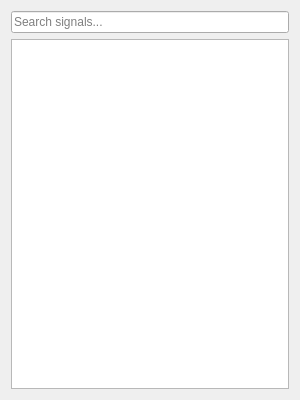
<?xml version="1.0" encoding="UTF-8"?>
<ui version="4.0">
 <class>DbcSignalSelectorTree</class>
 <widget class="QWidget" name="DbcSignalSelectorTree">
  <property name="geometry">
   <rect>
    <x>0</x>
    <y>0</y>
    <width>300</width>
    <height>400</height>
   </rect>
  </property>
  <property name="windowTitle">
   <string>DBC Signal Selector</string>
  </property>
  <layout class="QVBoxLayout" name="verticalLayout">
   <item>
    <widget class="QLineEdit" name="searchLineEdit">
     <property name="placeholderText">
      <string>Search signals...</string>
     </property>
    </widget>
   </item>
   <item>
    <widget class="QTreeView" name="treeView">
     <property name="headerHidden">
      <bool>true</bool>
     </property>
    </widget>
   </item>
  </layout>
 </widget>
 <resources/>
 <connections/>
</ui>
